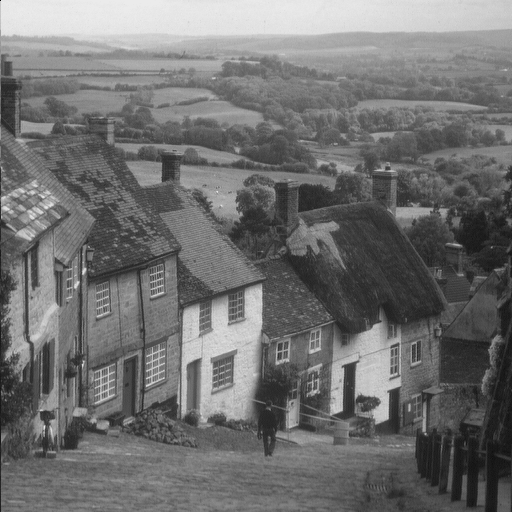
#> input picture app4/assets/goldhill.png, 512 x 512 px
$ python compressionCharles.py
#> lines starting #> are read from the running program, lines starting #| are printed output that depends on the picture
### app4/assets.py
from pathlib import Path

import matplotlib.image as mpimg
import matplotlib.pyplot as plt
import numpy as np


def load_image(name: str) -> np.ndarray:
#> called with name = 'goldhill.png'
    plt.gray()
    assets_dir = Path(__file__).resolve().parent / "assets"
    img = mpimg.imread(str(assets_dir / name))
#> img is the input picture: shape (512, 512) float32; min 0.0392, max 0.922, mean 0.44
    return img


def save_image(new_img: np.ndarray, name: str):
    mpimg.imsave(name, new_img, cmap="gray")


def load_array(name: str) -> np.ndarray:
    assets_dir = Path(__file__).resolve().parent / "assets"
    return np.load(str(assets_dir / name))

### app4/compressionCharles.py
from typing import Callable

import numpy as np
from scipy.signal import bilinear, butter, buttord, lfilter

from assets import load_array, load_image, save_image


def compressImage(image: np.ndarray, keep_ratio: float) -> np.ndarray:
    k = int(image.shape[1] * keep_ratio)

    compressed_transformed = np.zeros_like(image)
    compressed_transformed[:, :k] = image[:, :k]

    return compressed_transformed


def decompress_image(compressed_image: np.ndarray, P) -> np.ndarray:
    restored_img = np.dot(compressed_image, P)
    # restored_img += np.mean(image, axis=0)  # On rajoute la moyenne soustraite au début
    return restored_img


def process_image(image: np.ndarray, keep_ratio: float) -> np.ndarray:
    covariant_img = np.cov(image, rowvar=False)
    eigenvalues_img, eigenvectors_img = np.linalg.eigh(covariant_img)

    sorted_idx = np.argsort(eigenvalues_img)[::-1]
    eigenvalues_img = eigenvalues_img[sorted_idx]
    eigenvectors_img = eigenvectors_img[:, sorted_idx]

    P = eigenvectors_img.T

    transformed_img = np.dot(image, P.T)

    compressed_img = compressImage(transformed_img.copy(), keep_ratio)

    decompressed_img = decompress_image(compressed_img, P)

    return decompressed_img


if __name__ == "__main__":
    img = load_image("goldhill.png")

    covariant_img = np.cov(img, rowvar=False)
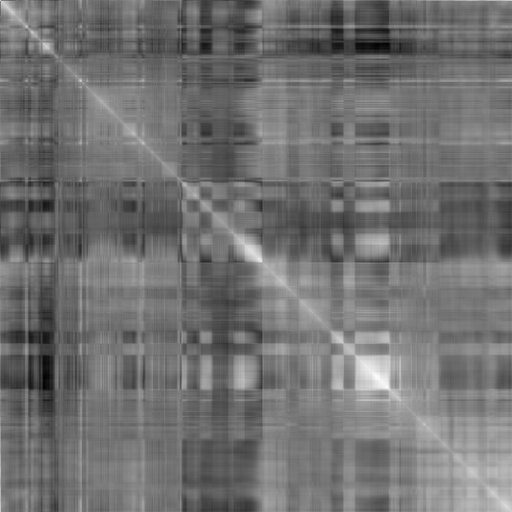
#> covariant_img: shape (512, 512) float64; min -0.00295, max 0.0481, mean 0.0198; drawn with min black and max white
    eigenvalues_img, eigenvectors_img = np.linalg.eigh(covariant_img)
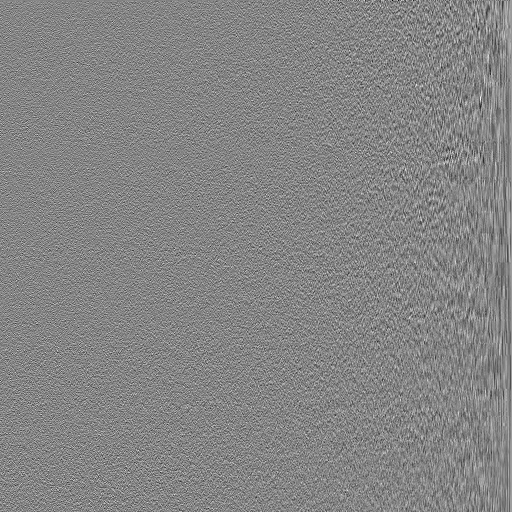
#> eigenvectors_img: shape (512, 512) float64; min -0.265, max 0.243, mean 9.63e-05; drawn with min black and max white
#> eigenvalues_img = 512 values from 1.09e-17 to 10.26

    sorted_idx = np.argsort(eigenvalues_img)[::-1]
#> sorted_idx = 512 values, max 511 at index 0, min 0 at index 511, mean 255.5
    eigenvalues_img = eigenvalues_img[sorted_idx]
#> eigenvalues_img = 512 values, max 10.26 at index 0, min 1.09e-17 at index 511, mean 0.033
    eigenvectors_img = eigenvectors_img[:, sorted_idx]
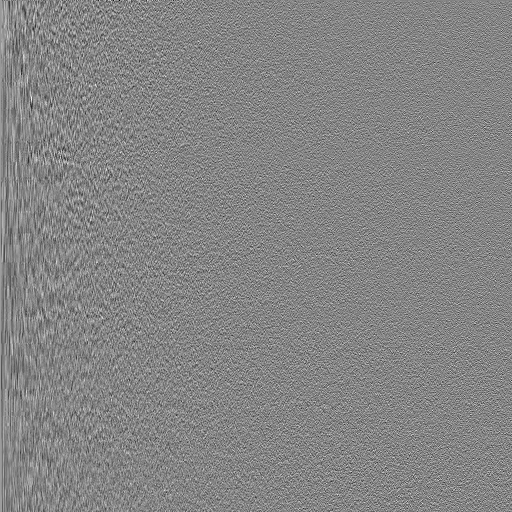
#> eigenvectors_img: shape (512, 512) float64; min -0.265, max 0.243, mean 9.63e-05; drawn with min black and max white

    P = eigenvectors_img.T
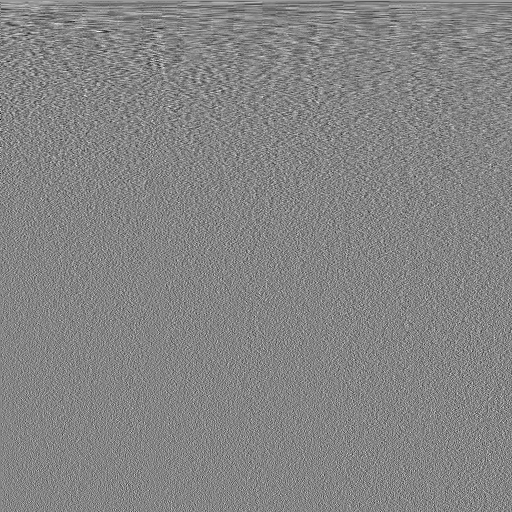
#> P: shape (512, 512) float64; min -0.265, max 0.243, mean 9.63e-05; drawn with min black and max white

    transformed_img = np.dot(img, P.T)
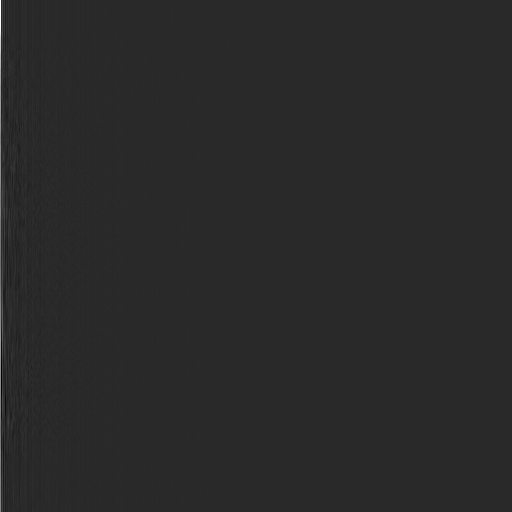
#> transformed_img: shape (512, 512) float64; min -3.88, max 19.89, mean 0.0219; drawn with min black and max white

    compressed_img = compressImage(transformed_img.copy(), 0.5)

    decompressed_img = decompress_image(compressed_img, P)

    save_image(decompressed_img, "compressed_goldhill.png")

    compressed_img = compressImage(transformed_img.copy(), 0.7)

    decompressed_img = decompress_image(compressed_img, P)

    save_image(decompressed_img, "compressed_goldhill70.png")
